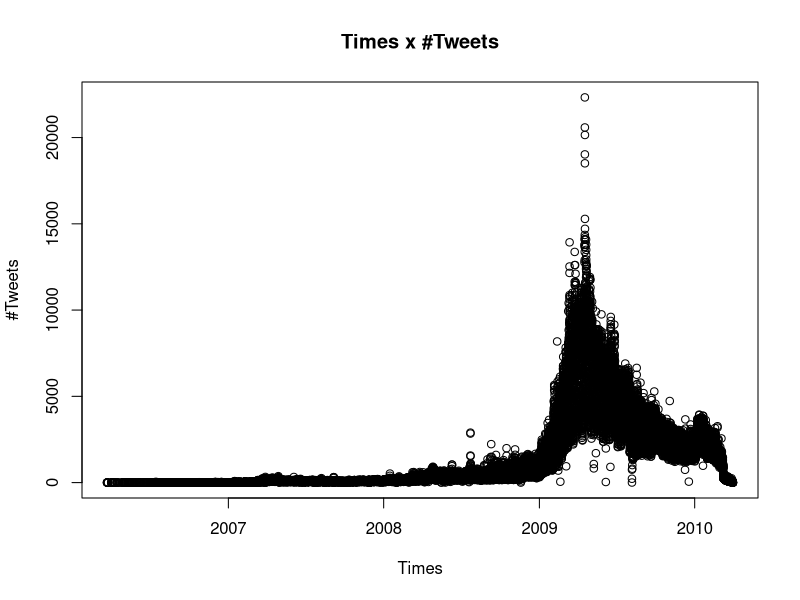

The R script that drew this image: (Note: this script raises an error after producing the figure.)
setwd("~/Desktop/Analise de Dados I")
data = read.csv("Lab 2/tweets_by_hour.csv")

timestamp = data$timestamp
num_tweets = data$tweets

#length(num_tweets[num_tweets == 0])

timestampFormated = strptime(timestamp, "%Y%m%d%H")

plot(x=timestampFormated, y=num_tweets, xlab="Times", ylab="#Tweets", main="Times x #Tweets")

# FDP num_tweets
mu = mean(num_tweets)
stdev = sd(num_tweets)
png(filename="Lab 2/FDP de NumTweets.png")
#plot(pnorm(num_tweets, mu, var), type="l", col="red"); 
plot(norm(num_tweets, mean=mu, sd=stdev))
hist(num_tweets, probability=TRUE, col=gray(.9), main="Hist Num Tweets") 
dev.off()

# standard deviation for FDP
sd(num_tweets)

# FDA num_tweets
FDA_num_tweets = ecdf(num_tweets)
png(filename="Lab 2/FDA de NumTweets.png")
plot(FDA_num_tweets, xlab="tweets[i]", ylab="FDA(tweets[i])", main="FDA de Num Tweets")
dev.off()

summary(FDA_num_tweets)

median(num_tweets)
mode(num_tweets)
mean(num_tweets)
quantile(num_tweets, 0.25)
quantile(num_tweets, 0.5)
quantile(num_tweets, 0.75)
quantile(num_tweets, 1)

# questao 2 -----------------------------------------------------------------------------

timestampFormated[1]$mon

numTweetsPerHour <- aggregate(num_tweets, list("Hora" = timestampFormated$hour), FUN=mean)

numTweetsPerHour

png("Lab 2/Quantidade media de tweets por hora")
plot(numTweetsPerHour, ylab="Quantidade Media de Tweets", type="o", main="Media de Tweets por Hora do Dia")
dev.off()

# FDA numTweetsPerHour
FDA_numTweetsPerHour = ecdf(numTweetsPerHour$x)
png(filename="Lab 2/FDA de NumTweetsPerHour.png")
plot(FDA_numTweetsPerHour, xlab="tweets[i]", ylab="FDA(tweets[i]) per Hour", main="FDA de Num Tweets per Hour")
dev.off()

png("Lab 2/Hist of numTweetsPerHour$x")
hist(numTweetsPerHour$x)
dev.off()

summary(FDA_numTweetsPerHour)

median(numTweetsPerHour$x)
mode(numTweetsPerHour$x)
mean(numTweetsPerHour$x)
quantile(numTweetsPerHour$x, 0.25)
quantile(numTweetsPerHour$x, 0.5)
quantile(numTweetsPerHour$x, 0.75)
quantile(numTweetsPerHour$x, 1)

sd(numTweetsPerHour$x)

# questao 3 ------------------------------------------------------------------------------

norm <- rnorm(31793)

# histogram norm
png("Lab 2/Hist_norm")
hist(norm)
dev.off()

# FDA norm
FDA_norm = ecdf(norm)
png("Lab 2/FDA_norm")
plot(FDA_norm)
dev.off()